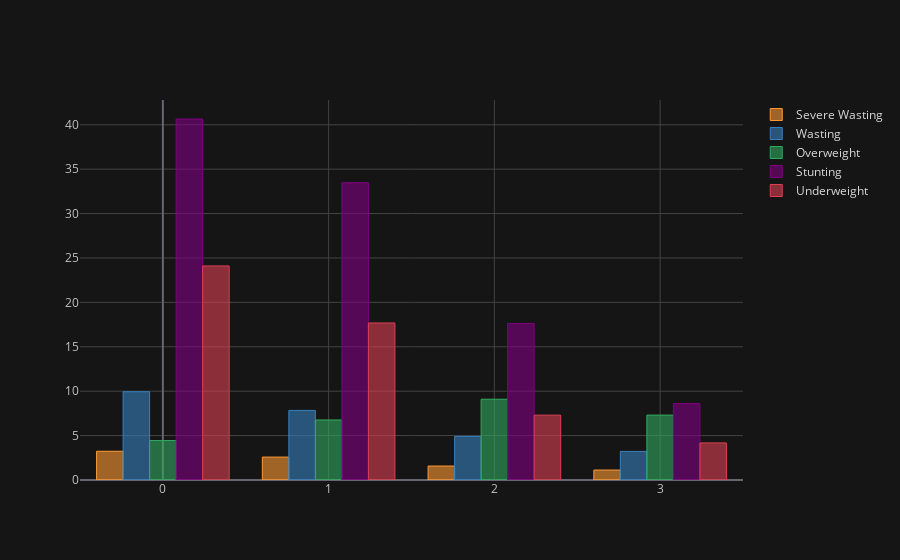

Notebook code cell kept with this figure:
### Markdown cell above
**Observation**:
    
Low-Income has High  Stunting% of 20-25% across all income Classes following up are Lower-middle(15-20)%, upper-middle(5-10)%,High-Income(0-5)%


 **Final Observation**:
 
1)Intrestingly , Low-Income has high Parameter % across all plots which depicts that Income is main Effect for Malnutrition levels . They have insufficient food left and live with striped Muscles

2)Overweight % is high in Upper-Middle-Income, High-Income as their income is high and as well they tend to have over-Nutrition as expected to other Incomes in terms of Quality and Saturated Fats

### Code cell
fig=df_country.groupby(['Income Classification'])[['Severe Wasting','Wasting','Overweight','Stunting','Underweight']].mean().iplot(kind='bar', asFigure=True)
fig.show()

### Figure 1 — Plotly figure (JSON) as saved in the notebook; plotly's stock layout.template omitted (floating-point values rounded to 4 significant figures)
{"data": [{"marker": {"color": "rgba(255, 153, 51, 0.6)", "line": {"color": "rgba(255, 153, 51, 1.0)", "width": 1}}, "name": "Severe Wasting", "orientation": "v", "text": "", "type": "bar", "x": [0, 1, 2, 3], "y": [3.236, 2.58, 1.57, 1.12]}, {"marker": {"color": "rgba(55, 128, 191, 0.6)", "line": {"color": "rgba(55, 128, 191, 1.0)", "width": 1}}, "name": "Wasting", "orientation": "v", "text": "", "type": "bar", "x": [0, 1, 2, 3], "y": [9.941, 7.833, 4.908, 3.219]}, {"marker": {"color": "rgba(50, 171, 96, 0.6)", "line": {"color": "rgba(50, 171, 96, 1.0)", "width": 1}}, "name": "Overweight", "orientation": "v", "text": "", "type": "bar", "x": [0, 1, 2, 3], "y": [4.441, 6.758, 9.095, 7.306]}, {"marker": {"color": "rgba(128, 0, 128, 0.6)", "line": {"color": "rgba(128, 0, 128, 1.0)", "width": 1}}, "name": "Stunting", "orientation": "v", "text": "", "type": "bar", "x": [0, 1, 2, 3], "y": [40.65, 33.48, 17.63, 8.6]}, {"marker": {"color": "rgba(219, 64, 82, 0.6)", "line": {"color": "rgba(219, 64, 82, 1.0)", "width": 1}}, "name": "Underweight", "orientation": "v", "text": "", "type": "bar", "x": [0, 1, 2, 3], "y": [24.1, 17.68, 7.304, 4.176]}], "layout": {"legend": {"bgcolor": "#151516", "font": {"color": "#D9D9D9"}}, "paper_bgcolor": "#151516", "plot_bgcolor": "#151516", "title": {"font": {"color": "#D9D9D9"}}, "xaxis": {"gridcolor": "#434343", "showgrid": true, "tickfont": {"color": "#C2C2C2"}, "title": {"font": {"color": "#D9D9D9"}, "text": ""}, "zerolinecolor": "#666570"}, "yaxis": {"gridcolor": "#434343", "showgrid": true, "tickfont": {"color": "#C2C2C2"}, "title": {"font": {"color": "#D9D9D9"}, "text": ""}, "zerolinecolor": "#666570"}}}
